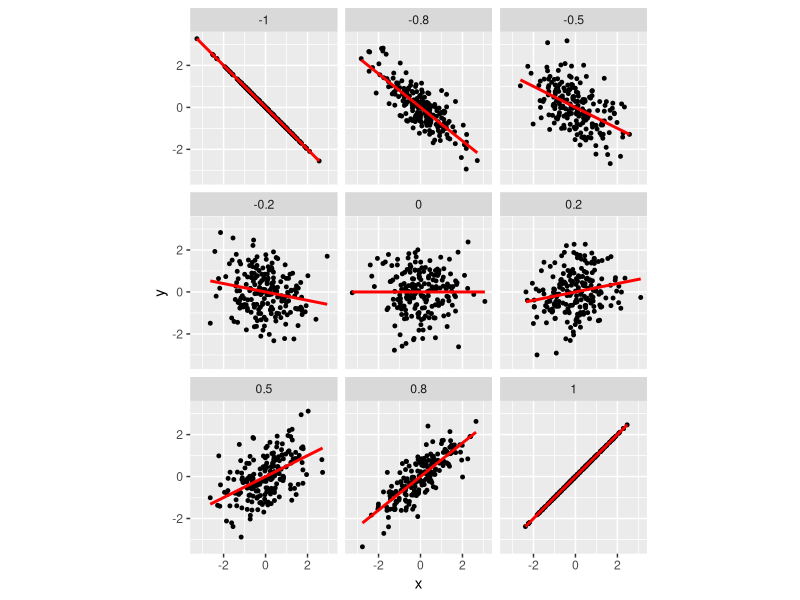

The R script that drew this image:
library(MASS)
library(ggplot2)

corrdata=function(samples=200,r=0){
  data = mvrnorm(n=samples, mu=c(0, 0), Sigma=matrix(c(1, r, r, 1), nrow=2), empirical=TRUE)
  X = data[, 1]  # standard normal (mu=0, sd=1)
  Y = data[, 2]  # standard normal (mu=0, sd=1)
  data.frame(x=X,y=Y)
}
 
df=data.frame()
for (i in c(1,0.8,0.5,0.2,0,-0.2,-0.5,-0.8,-1)){
  tmp=corrdata(200,i)
  tmp['corr']=i
  df=rbind(df,tmp)
}
 
library(ggplot2)
 
g=ggplot(df,aes(x=x,y=y))+geom_point(size=1)
g+facet_wrap(~corr)+ stat_smooth(method='lm',se=FALSE,color='red') +
 coord_fixed()